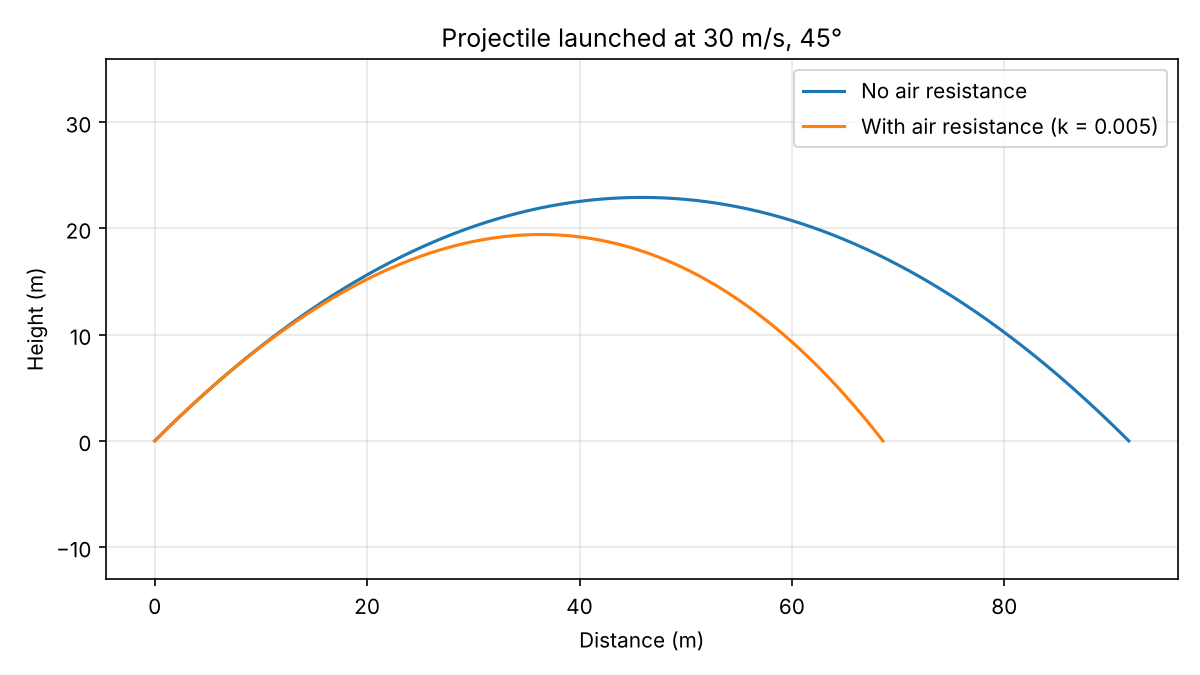

This figure's Python source:
"""
Projectile motion: with and without air resistance.

Question: A ball is launched at some speed and angle. How far does it go?
And how much does air resistance change the answer, including the best launch angle?

Physics used:
  Without air: x = v*cos(a)*t, y = v*sin(a)*t - (1/2)*g*t^2  (exact formulas)
  With air:    drag force = -k * speed * velocity  (quadratic drag),
               solved step by step in small time steps (numerical simulation).
"""
import math
import matplotlib.pyplot as plt

G = 9.81          # gravity, m/s^2
DT = 0.001        # time step for the simulation, s


def no_drag(speed, angle_deg):
    """Exact answer from the kinematics formulas (no air resistance)."""
    a = math.radians(angle_deg)
    t_flight = 2 * speed * math.sin(a) / G
    distance = speed ** 2 * math.sin(2 * a) / G
    height = (speed * math.sin(a)) ** 2 / (2 * G)
    return distance, height, t_flight


def simulate(speed, angle_deg, k=0.0):
    """Step-by-step simulation. k is the drag constant (0 means no air).
    Returns lists of x and y positions."""
    a = math.radians(angle_deg)
    x, y = 0.0, 0.0
    vx, vy = speed * math.cos(a), speed * math.sin(a)
    xs, ys = [x], [y]
    while y >= 0:
        v = math.hypot(vx, vy)          # current speed
        ax = -k * v * vx                # drag slows it down horizontally
        ay = -G - k * v * vy            # gravity + drag vertically
        vx += ax * DT
        vy += ay * DT
        x += vx * DT
        y += vy * DT
        xs.append(x)
        ys.append(y)
    return xs, ys


def best_angle(speed, k):
    """Try every whole-number angle and return the one that goes farthest."""
    results = [(simulate(speed, angle, k)[0][-1], angle) for angle in range(1, 90)]
    distance, angle = max(results)
    return angle, distance


if __name__ == "__main__":
    speed = 30.0      # m/s (try changing this!)
    angle = 45.0      # degrees
    k = 0.005         # drag constant for a ball, 1/m (try 0.001 to 0.02)

    d, hmax, t = no_drag(speed, angle)
    print(f"Launch: {speed} m/s at {angle} degrees")
    print(f"Formula, no air:     distance {d:.1f} m, max height {hmax:.1f} m, time {t:.2f} s")

    xs, ys = simulate(speed, angle, k=0)
    print(f"Simulation, no air:  distance {xs[-1]:.1f} m  (should match the formula)")

    xd, yd = simulate(speed, angle, k=k)
    print(f"Simulation, with air: distance {xd[-1]:.1f} m, max height {max(yd):.1f} m")

    a_best, d_best = best_angle(speed, k)
    print(f"Best angle with air: {a_best} degrees ({d_best:.1f} m). Without air it is always 45.")

    plt.figure(figsize=(8, 4.5))
    plt.plot(xs, ys, label="No air resistance")
    plt.plot(xd, yd, label=f"With air resistance (k = {k})")
    plt.xlabel("Distance (m)")
    plt.ylabel("Height (m)")
    plt.title(f"Projectile launched at {speed:.0f} m/s, {angle:.0f}°")
    plt.legend()
    plt.grid(alpha=0.3)
    plt.axis("equal")
    plt.tight_layout()
    plt.savefig("projectile.png", dpi=150)
    print("Saved the chart as projectile.png")
    plt.show()
